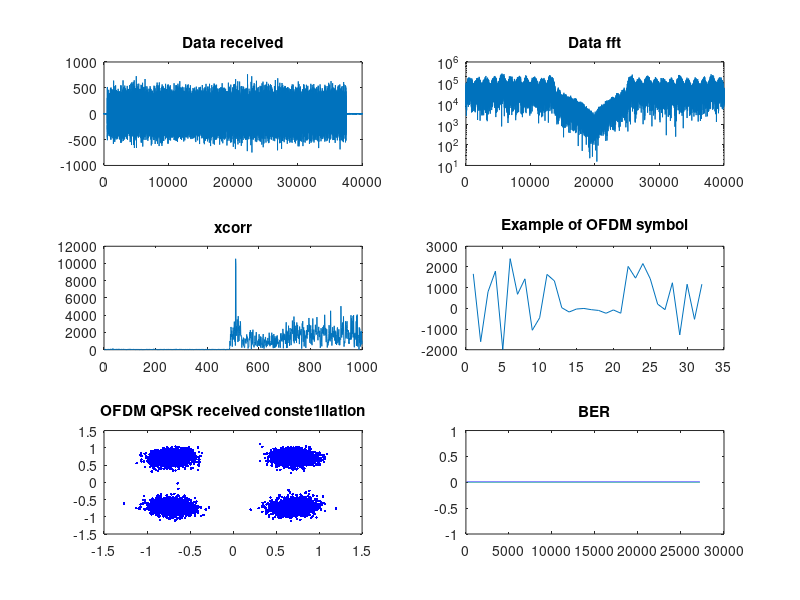

This figure's MATLAB source:
% cpptooctave.m

clear all;
close all;


% Read data from file
load('params.mat')
load('dData.mat')

nr_OFDM_symbols = 800;


N_samps=40000;
fid1=fopen('received.dat','r');
x_rec=fread(fid1, 2*N_samps,'short');
fclose(fid1);

received_data= zeros(1,N_samps);
count = 1;
for i=1:2:2*N_samps
    received_data(count) = complex(x_rec(i),x_rec(i+1));
    count = count+1;
end

%save('testCPP.mat','received_data')

figure(1)
subplot(3,2,1)
plot(real(received_data))
title('Data received')
subplot(3,2,2)
semilogy(abs(fft(received_data)))
title('Data fft')


  %load cross correlation:  
  fid1=fopen('xcorr.dat','r');
  xcorrAbs=fread(fid1, N_samps,'double');
  fclose(fid1);

  length(xcorrAbs);

  figure(1)
  subplot(3,2,3)
  plot(xcorrAbs);
  title('xcorr')

  %load OFDM symbols corrected and without CP:
  
 fid=fopen('ofdm_cp.dat','r');
 temp=fread(fid,2*nr_car*nr_OFDM_symbols,'double');
 fclose(fid); 

 count=1; 
 dataOFDM_cpp=zeros(nr_OFDM_symbols,nr_car);
 for i=1:nr_OFDM_symbols
    for k=1:nr_car
        dataOFDM_cpp(i,k)=complex(temp(count),temp(count+1));   
        count=count+2;
    end
 end
 
  figure(1)
  subplot(3,2,4)
  plot(real((dataOFDM_cpp(10,:))));
  title('Example of OFDM symbol')

  %load received Pilot gain:
  
 fid=fopen('rx_pilot_gain.dat','r');
 temp=fread(fid,length_pilot*nr_OFDM_symbols,'double');
 fclose(fid); 

 count=1; 
 pilot_gain=zeros(nr_OFDM_symbols,length_pilot);
 for i=1:nr_OFDM_symbols
    for k=1:length_pilot
        pilot_gain(i,k)=temp(count);   
        count=count+1;
    end
 end
 
 %load received Pilot phase:
  
 fid=fopen('rx_pilot_phase.dat','r');
 temp=fread(fid,length_pilot*nr_OFDM_symbols,'double');
 fclose(fid); 

 count=1; 
 pilot_phase=zeros(nr_OFDM_symbols,length_pilot);
 for i=1:nr_OFDM_symbols
    for k=1:length_pilot
        pilot_phase(i,k)=temp(count);   
        count=count+1;
    end
 end
 
 
 fid=fopen('cons_ofdm.dat','r');
 temp=fread(fid,2*nr_used_car*nr_OFDM_symbols,'double');
 fclose(fid); 

 count=1; 
 consOFDM_cpp=zeros(nr_OFDM_symbols,nr_used_car);
 for i=1:nr_OFDM_symbols
    for k=1:nr_used_car
        consOFDM_cpp(i,k)=complex(temp(count),temp(count+1));   
        count=count+2;
    end
 end
 
 %load filtered Pilot gain:
  
 fid=fopen('filt_pilot_gain.dat','r');
 temp=fread(fid,length_pilot*nr_OFDM_symbols,'double');
 fclose(fid); 

 count=1; 
 filt_pilot_gain=zeros(nr_OFDM_symbols,length_pilot);
 for i=1:nr_OFDM_symbols
    for k=1:length_pilot
        filt_pilot_gain(i,k)=temp(count);   
        count=count+1;
    end
 end
 
 %load filtered Phase gain:
  
 fid=fopen('filt_pilot_phase.dat','r');
 temp=fread(fid,length_pilot*nr_OFDM_symbols,'double');
 fclose(fid); 

 count=1; 
 filt_pilot_phase=zeros(nr_OFDM_symbols,length_pilot);
 for i=1:nr_OFDM_symbols
    for k=1:length_pilot
        filt_pilot_phase(i,k)=temp(count);   
        count=count+1;
    end
 end
 
 
 %load interp Pilot gain:
  
 fid=fopen('int_pilot_gain.dat','r');
 temp=fread(fid,nr_car*nr_OFDM_symbols,'double');
 fclose(fid); 

 count=1; 
 int_pilot_gain=zeros(nr_OFDM_symbols,nr_car);
 for i=1:nr_OFDM_symbols
    for k=1:nr_car
        int_pilot_gain(i,k)=temp(count);   
        count=count+1;
    end
 end
 

 %load interp Phase gain:
  
 fid=fopen('int_pilot_phase.dat','r');
 temp=fread(fid,nr_car*nr_OFDM_symbols,'double');
 fclose(fid); 

 count=1; 
 int_pilot_phase=zeros(nr_OFDM_symbols,nr_car);
 for i=1:nr_OFDM_symbols
    for k=1:nr_car
        int_pilot_phase(i,k)=temp(count);   
        count=count+1;
    end
 end
 

 
  %load OFDM symbols corrected and without CP:
  
 fid=fopen('qpsk_data.dat','r');
 temp=fread(fid,2*nr_used_car*nr_OFDM_symbols,'double');
 fclose(fid); 

 count=1; 
 data_qpsk=zeros(nr_OFDM_symbols,nr_used_car);
 for i=1:nr_OFDM_symbols
    for k=1:nr_used_car
        data_qpsk(i,k)=complex(temp(count),temp(count+1));   
        count=count+2;
    end
 end
 
  figure(1)
  subplot(3,2,5)
  plot(reshape(data_qpsk(1:end,:),1,nr_used_car*nr_OFDM_symbols),'.b')
  title('OFDM QPSK received conste1llation')
  
  
 Modulation=2;%QPSK
 %Modulation=4;%16-QAM
  
 fid=fopen('dataBin.dat','r');
 temp=fread(fid, Modulation*nr_used_car*nr_OFDM_symbols,'short');
 fclose(fid); 
 
 count=1; 
 data_B_cpp=zeros(nr_OFDM_symbols,Modulation*nr_used_car);
 data_B_trans=zeros(nr_OFDM_symbols,Modulation*nr_used_car);
 for i=1:nr_OFDM_symbols
    for k=1:Modulation*nr_used_car
        data_B_cpp(i,k)=temp(count);
        data_B_trans(i,k)=dataT(count);
        count=count+1;
    end
 end
 

 rx_data_bin=temp;
 
 error=(abs(dataT(1:Modulation*nr_used_car*nr_OFDM_symbols).'-rx_data_bin));
 BER=sum(error)/length(rx_data_bin)
 
 figure(1)
  subplot(3,2,6)
  plot(error)
  title('BER')
  
  data_rate=(1-2*BER)*(length(rx_data_bin)/N_samps)*25;
        ['Data rate: ', num2str(data_rate), 'Mbits/s']
        pause
        


